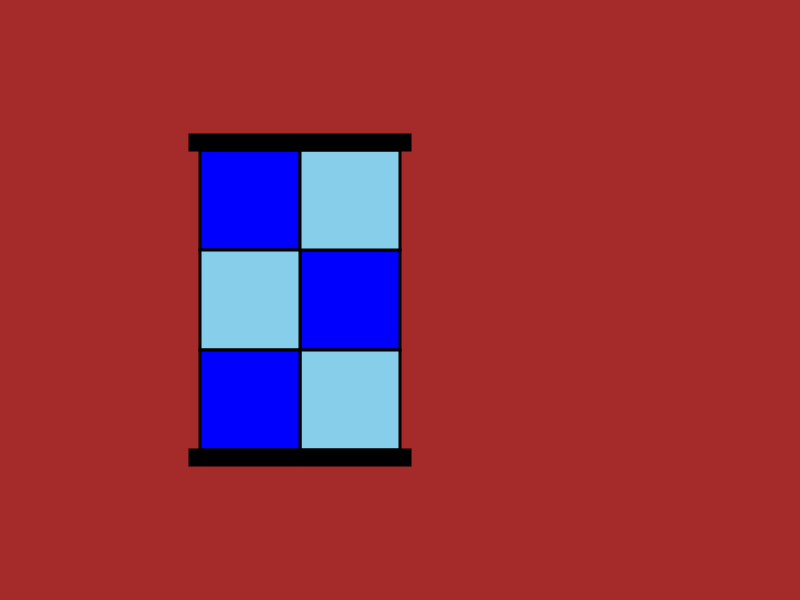
Frame 1 (no input)
Frame 60 (no input): identical to frame 1, image omitted
Frame 120 (the mouse pressed at the canvas centre since frame 60): identical to frame 1, image omitted

The p5.js sketch that drew this single still picture (run headless with seeded random() and noise() and a simulated clock; from frame 60 on, the mouse is pressed at the canvas centre):

// p5.js sketch
// ── sketch.js
var x=200;

function setup() {
    createCanvas(800, 600);
}

function draw() {
    background("brown");
    stroke(0);
    strokeWeight(3);
    
  
    fill("blue");
    rect(x, 150, 100, 100);
    fill("blue");
    rect(300, 250, 100, 100);
    fill("skyblue");
    rect(200, 250, 100, 100);
    
    rect(300, 150, 100, 100);
    
    rect(300, 350, 100, 100);
    fill("blue");
    rect(200, 350, 100, 100);
    fill("black");
    /*bottom*/
    rect(190, 450, 220, 15);
    /*Top*/
    rect(190, 135, 220, 15);
    
    
    
   
}
